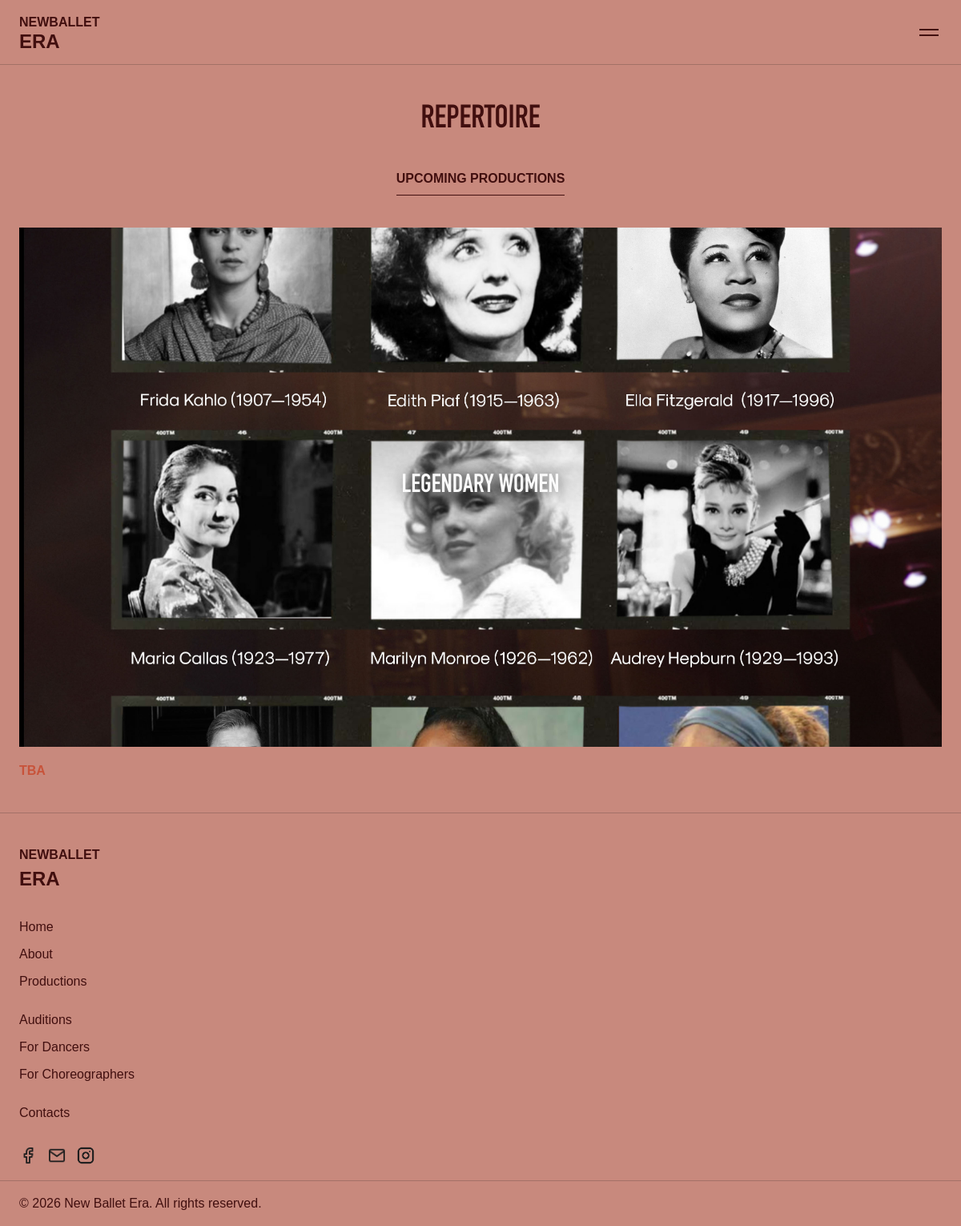
The app's page /productions with its own data.
### tables this page shows
CREATE TABLE `productions` (
  `id` int(11) NOT NULL,
  `title` varchar(255) NOT NULL,
  `date` date DEFAULT NULL,
  `image_url` varchar(255) NOT NULL,
  `description` text DEFAULT NULL,
  `created_at` timestamp NOT NULL DEFAULT current_timestamp(),
  `slug` varchar(100) DEFAULT NULL,
  `tagline` varchar(255) DEFAULT NULL,
  `gallery_images` text DEFAULT NULL
);

### config/nav.php (called while the page is built, shortened)
<?php
function nav_url(string $path): string {
    $base = defined('BASE_URL') ? BASE_URL : '';
    if ($path === '/') return $base . '/';
    return $base . $path;
}

### pages/productions.php (the view, shortened to what this page needs)
<?php
require_once __DIR__ . '/../config/database.php';
$productions = [];
if ($pdo) {
    $stmt = $pdo->query("SELECT * FROM productions ORDER BY date ASC, id DESC");
    $productions = $stmt->fetchAll();
}
?>
<div class="layout-wrapper">
    <main class="content-wrapper">
        <div class="repertoire-header">
            <h2 class="repertoire-title">Repertoire</h2>
        </div>
        <div class="productions-hub">
            <div class="hub-label-wrap">
                <span class="hub-label">Upcoming Productions</span>
            </div>
            <?php if (empty($productions)): ?>
                <p style="text-align:center;padding:40px 0;">
                    Productions coming soon.
                </p>
            <?php else: ?>
                <div style="display:flex;flex-direction:column;gap:50px;">
                    <?php foreach ($productions as $prod): ?>
                        <?php
                        $slug = htmlspecialchars($prod['slug'] ?? '');
                        $title = htmlspecialchars($prod['title']);
                        $date = $prod['date'] ? date('m.d.Y', strtotime($prod['date'])) : 'TBA';
                        $gallery = [];
                        $cells = 12;
                        ?>
                        <a href="<?= nav_url('/productions/' . $slug) ?>" class="production-card">
                            <div class="production-card-inner"<?= !empty($prod['image_url']) && empty($gallery) ? ' style="background-image:url(\'' . BASE_URL . '/' . htmlspecialchars($prod['image_url']) . '\');background-size:cover;background-position:center;"' : '' ?>>
                                <?php if (!empty($gallery)): ?>
                                <div class="production-grid">
                                    <?php for ($i = 0; $i < $cells; $i++):
                                        $img = $gallery[$i] ?? null;
                                        ?>
                                        <div class="production-grid-cell placeholder">
                                            <?php if ($img): ?>
                                                <img src="<?= htmlspecialchars($img) ?>" alt="">
                                            <?php endif; ?>
                                        </div>
                                    <?php endfor; ?>
                                </div>
                                <?php else: ?>
                                <div style="aspect-ratio:16/9;"></div>
                                <?php endif; ?>
                                <div class="production-overlay">
                                    <div class="production-overlay-text"><?= $title ?></div>
                                </div>
                            </div>
                            <div class="production-meta">
                                <div class="production-meta-date"><?= $date ?></div>
                            </div>
                        </a>
                    <?php endforeach; ?>
                </div>
            <?php endif; ?>
        </div>
    </main>
</div>

### css/main.css (style rules this page uses)
:root { --bg-color: #C8897D; --salmon: #C8897D; --text-primary: #410F0F; --text-secondary: #fafafa; --white: #fafafa; --dark: #1a1a1a; --accent: #C8533A; --border-color: rgba(17, 17, 17, 0.2); --color-special: #F6F8FB; --font-headline: 'DIN Condensed', 'Arial Narrow', Arial, sans-serif; --font-main: 'Diagraph ETC', Helvetica, Arial, sans-serif; --sidebar-width: 300px; --fs-headline: 6rem; --fs-title: 6rem; --fs-subheadline: 4.5rem; --fs-heading: 3rem; --fs-btn: 3rem; --fs-body: 1.5rem; --fs-logo: 1.5rem; --fs-logo-footer: 1.5rem; --fs-nav-mobile: 1.2rem; --fs-nav-mobile-sub: 1rem; --fs-ui: 1rem; --fs-tiny: 1rem; }
* { box-sizing: border-box; margin: 0; padding: 0; font-family: var(--font-main); line-height: 1.5; }
body.brutalist-dark { background-color: var(--bg-color); color: var(--text-primary); font-family: var(--font-main); font-size: var(--fs-ui); display: flex; flex-direction: column; min-height: 100vh; }
.layout-wrapper { display: flex; flex: 1; width: 100%; min-height: 100vh; }
.content-wrapper { flex: 1; display: flex; flex-direction: column; min-width: 0; }
.repertoire-header { padding: 60px 70px 40px; text-align: center; }
.repertoire-title { font-size: var(--fs-title); font-weight: 900; text-transform: uppercase; font-family: var(--font-headline); padding-bottom: 0; }
.productions-hub { padding: 0 70px 70px; }
.hub-label-wrap { text-align: center; margin-bottom: 40px; }
.hub-label { font-size: var(--fs-ui); font-weight: 700; text-transform: uppercase; padding-bottom: 8px; border-bottom: 1.5px solid var(--text-primary); display: inline-block; }
.production-card { position: relative; cursor: pointer; text-decoration: none; display: block; transition: transform 0.3s ease; }
.production-card-inner { position: relative; background: #2a2020; overflow: hidden; }
.production-overlay { position: absolute; inset: 0; display: flex; align-items: center; justify-content: center; pointer-events: none; }
.production-overlay-text { color: var(--white); font-size: var(--fs-heading); font-weight: 900; text-transform: uppercase; text-align: center; line-height: 1.1; text-shadow: 0 2px 20px rgba(0, 0, 0, 0.8); font-family: var(--font-headline); padding-bottom: 0; }
.production-meta { padding: 14px 0 0; }
.production-meta-date { font-size: var(--fs-ui); font-weight: 700; color: var(--accent); margin-top: 4px; }
@media (max-width: 1440px) { .layout-wrapper { flex-direction: column; } }
@media (max-width: 1440px) { :root { --fs-headline: var(--fs-btn); --fs-subheadline: 2rem; --fs-title: 2.5rem; --fs-heading: 2rem; } }
@media (max-width: 1440px) { .repertoire-header { padding: 40px 24px 30px; } }
@media (max-width: 1440px) { .productions-hub { padding: 0 24px 40px; } }

### records on screen
productions: image_url (picture), title "LEGENDARY WOMEN", date "TBA"

### other values on screen
$item['label'] "Home"
$item['label'] "About"
$item['label'] "Productions"
$auditions['label'] "Auditions"
$child['label'] "For Dancers"
$child['label'] "For Choreographers"
$contacts['label'] "Contacts"
